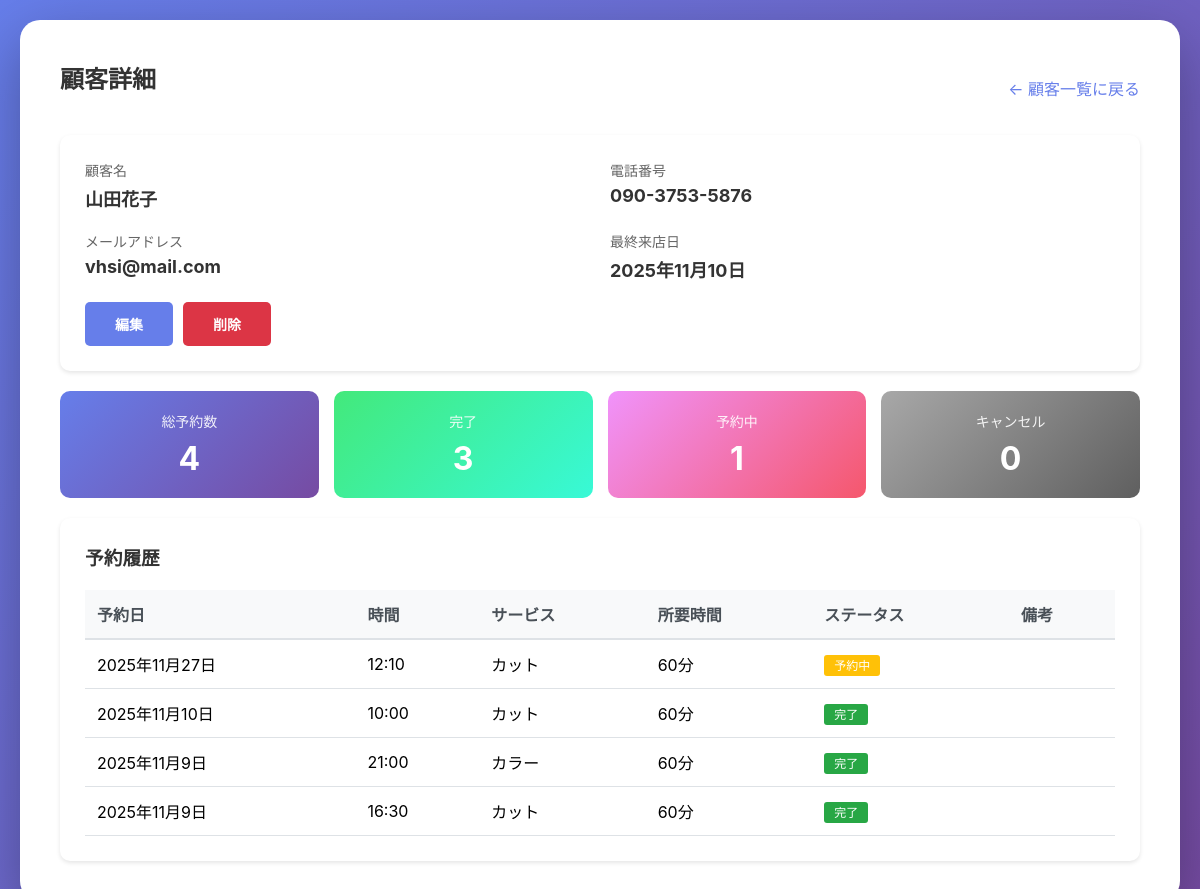
Page /customers/10/ (signed in) on the committed database.
### main/models.py (models this page shows, shortened)
class Customer(models.Model):
    phone_regex = RegexValidator(
        regex=r'^0\d{1,4}-?\d{1,4}-?\d{3,4}$',
        message="正しい電話番号形式で入力してください。（例: 090-1234-5678、03-1234-5678、0120-123-456）"
    )
    name = models.CharField(max_length=100, verbose_name="顧客名")
    phone_number = models.CharField(
        max_length=20,
        verbose_name="電話番号",
        validators=[phone_regex]
    )
    email = models.EmailField(unique=True, verbose_name="メールアドレス")  # 追加
    memo = models.TextField(blank=True, verbose_name="メモ")
    last_visit_date = models.DateField(null=True, blank=True, verbose_name="最終来店日")
    created_at = models.DateTimeField(auto_now_add=True, verbose_name="登録日時")
    updated_at = models.DateTimeField(auto_now=True, verbose_name="更新日時")
    class Meta:
        verbose_name = "顧客"
        verbose_name_plural = "顧客"

class Reservation(models.Model):
    STATUS_CHOICES = [
        ('pending', '予約中'),
        ('completed', '完了'),
        ('cancelled', 'キャンセル'),
    ]
    user = models.ForeignKey(Customer, on_delete=models.SET_NULL, null=True, blank=True, verbose_name="顧客")
    reservation_date = models.DateField(verbose_name="予約日")
    reservation_time = models.TimeField(verbose_name="予約時間")
    status = models.CharField(max_length=20, choices=STATUS_CHOICES, default='pending', verbose_name="ステータス")
    guest_name = models.CharField(max_length=100, blank=True, verbose_name="ゲスト名")
    guest_email = models.EmailField(blank=True, verbose_name="ゲストメール")
    notes = models.TextField(blank=True, verbose_name="備考")
    created_at = models.DateTimeField(auto_now_add=True, verbose_name="作成日時")
    updated_at = models.DateTimeField(auto_now=True, verbose_name="更新日時")
    class Meta:
        verbose_name = "予約"
        verbose_name_plural = "予約"

### main/views.py (the view)
# urls.py: path('customers/<int:pk>/', views.customer_detail, name='customer_detail'),
@login_required(login_url='login')
def customer_detail(request, pk):
    try:
        customer = Customer.objects.get(pk=pk)
    except Customer.DoesNotExist:
        messages.error(request, '顧客が見つかりません')
        return redirect('customer_list')
    reservations = Reservation.objects.filter(customer=customer).order_by('-reservation_date', '-reservation_time')
    total_reservations = reservations.count()
    completed_reservations = reservations.filter(status='completed').count()
    pending_reservations = reservations.filter(status='pending').count()
    cancelled_reservations = reservations.filter(status='cancelled').count()
    return render(request, 'main/customer_detail.html', {
        'customer': customer,
        'reservations': reservations,
        'total_reservations': total_reservations,
        'completed_reservations': completed_reservations,
        'pending_reservations': pending_reservations,
        'cancelled_reservations': cancelled_reservations,
    })

### main/templates/main/customer_detail.html (shortened to what this page needs)
{% extends 'main/base.html' %}
{% block content %}
<div style="display: flex; justify-content: space-between; align-items: center; margin-bottom: 20px;">
    <h2>顧客詳細</h2>
    <a href="{% url 'customer_list' %}" style="text-decoration: none; color: #667eea;">← 顧客一覧に戻る</a>
</div>
<div style="background: white; padding: 25px; border-radius: 10px; margin-bottom: 20px; box-shadow: 0 2px 4px rgba(0,0,0,0.1);">
    <div style="display: grid; grid-template-columns: 1fr 1fr; gap: 20px;">
        <div>
            <p style="color: #666; font-size: 14px; margin-bottom: 5px;">顧客名</p>
            <p style="font-size: 18px; font-weight: bold; color: #333;">{{ customer.name }}</p>
        </div>
        <div>
            <p style="color: #666; font-size: 14px; margin-bottom: 5px;">電話番号</p>
            <p style="font-size: 18px; font-weight: bold; color: #333;">{{ customer.phone_number }}</p>
        </div>
        <div>
            <p style="color: #666; font-size: 14px; margin-bottom: 5px;">メールアドレス</p>
            <p style="font-size: 18px; font-weight: bold; color: #333;">{{ customer.email }}</p>
        </div>
        <div>
            <p style="color: #666; font-size: 14px; margin-bottom: 5px;">最終来店日</p>
            <p style="font-size: 18px; font-weight: bold; color: #333;">
                {% if customer.last_visit_date %}
                    {{ customer.last_visit_date }}
                {% else %}
                    未設定
                {% endif %}
            </p>
        </div>
    </div>
    <div style="margin-top: 20px; display: flex; gap: 10px;">
        <a href="{% url 'customer_edit' customer.pk %}" style="text-decoration: none;">
            <button style="background: #667eea;">編集</button>
        </a>
        <form method="POST" action="{% url 'customer_delete' customer.pk %}" style="display: inline;" onsubmit="return confirm('本当に削除しますか？');">
            <button type="submit" style="background: #dc3545;">削除</button>
        </form>
    </div>
</div>
<div style="display: grid; grid-template-columns: repeat(4, 1fr); gap: 15px; margin-bottom: 20px;">
    <div style="background: linear-gradient(135deg, #667eea 0%, #764ba2 100%); padding: 20px; border-radius: 10px; color: white; text-align: center;">
        <div style="font-size: 14px; opacity: 0.9; margin-bottom: 8px;">総予約数</div>
        <div style="font-size: 32px; font-weight: bold;">{{ total_reservations }}</div>
    </div>
    <div style="background: linear-gradient(135deg, #43e97b 0%, #38f9d7 100%); padding: 20px; border-radius: 10px; color: white; text-align: center;">
        <div style="font-size: 14px; opacity: 0.9; margin-bottom: 8px;">完了</div>
        <div style="font-size: 32px; font-weight: bold;">{{ completed_reservations }}</div>
    </div>
    <div style="background: linear-gradient(135deg, #f093fb 0%, #f5576c 100%); padding: 20px; border-radius: 10px; color: white; text-align: center;">
        <div style="font-size: 14px; opacity: 0.9; margin-bottom: 8px;">予約中</div>
        <div style="font-size: 32px; font-weight: bold;">{{ pending_reservations }}</div>
    </div>
    <div style="background: linear-gradient(135deg, #a8a8a8 0%, #5f5f5f 100%); padding: 20px; border-radius: 10px; color: white; text-align: center;">
        <div style="font-size: 14px; opacity: 0.9; margin-bottom: 8px;">キャンセル</div>
        <div style="font-size: 32px; font-weight: bold;">{{ cancelled_reservations }}</div>
    </div>
</div>
<div style="background: white; padding: 25px; border-radius: 10px; box-shadow: 0 2px 4px rgba(0,0,0,0.1);">
    <h3 style="margin-bottom: 20px; color: #333;">予約履歴</h3>
    {% if reservations %}
    <div style="overflow-x: auto;">
        <table style="width: 100%; border-collapse: collapse;">
            <thead>
                <tr style="background: #f8f9fa; border-bottom: 2px solid #dee2e6;">
                    <th style="padding: 12px; text-align: left; font-weight: bold; color: #495057;">予約日</th>
                    <th style="padding: 12px; text-align: left; font-weight: bold; color: #495057;">時間</th>
                    <th style="padding: 12px; text-align: left; font-weight: bold; color: #495057;">サービス</th>
                    <th style="padding: 12px; text-align: left; font-weight: bold; color: #495057;">所要時間</th>
                    <th style="padding: 12px; text-align: left; font-weight: bold; color: #495057;">ステータス</th>
                    <th style="padding: 12px; text-align: left; font-weight: bold; color: #495057;">備考</th>
                </tr>
            </thead>
            <tbody>
                {% for reservation in reservations %}
                <tr style="border-bottom: 1px solid #dee2e6;">
                    <td style="padding: 12px;">{{ reservation.reservation_date }}</td>
                    <td style="padding: 12px;">{{ reservation.reservation_time }}</td>
                    <td style="padding: 12px;">{{ reservation.service }}</td>
                    <td style="padding: 12px;">{{ reservation.duration }}分</td>
                    <td style="padding: 12px;">
                        {% if reservation.status == 'pending' %}
                            <span style="background: #ffc107; color: white; padding: 3px 10px; border-radius: 3px; font-size: 12px;">予約中</span>
                        {% elif reservation.status == 'completed' %}
                            <span style="background: #28a745; color: white; padding: 3px 10px; border-radius: 3px; font-size: 12px;">完了</span>
                        {% else %}
                            <span style="background: #6c757d; color: white; padding: 3px 10px; border-radius: 3px; font-size: 12px;">キャンセル</span>
                        {% endif %}
                    </td>
                    <td style="padding: 12px; color: #666; font-size: 14px;">{{ reservation.memo|truncatewords:10 }}</td>
                </tr>
                {% endfor %}
            </tbody>
        </table>
    </div>
    {% else %}
    <p style="text-align: center; color: #999; padding: 40px 0;">予約履歴がありません</p>
    {% endif %}
</div>
{% endblock %}

### main/templates/main/base.html (style rules this page uses)
* { margin: 0; padding: 0; box-sizing: border-box; }
body { font-family: -apple-system, BlinkMacSystemFont, 'Segoe UI', Roboto, 'Helvetica Neue', Arial, sans-serif; background: linear-gradient(135deg, #667eea 0%, #764ba2 100%); min-height: 100vh; padding: 20px; }
h2 { color: #333; margin-bottom: 20px; }
button { padding: 12px 30px; background: #667eea; color: white; border: none; border-radius: 5px; font-size: 14px; font-weight: bold; cursor: pointer; transition: all 0.3s; }

### rows in the picture
Customer: name "山田花子", phone_number "090-3753-5876", email "vhsi@mail.com", last_visit_date "2025年11月10日"
Reservation: reservation_date "2025年11月27日", reservation_time "12:10", service "カット", duration "60", status "予約中"
Reservation: reservation_date "2025年11月10日", reservation_time "10:00", service "カット", duration "60", status "完了"
Reservation: reservation_date "2025年11月9日", reservation_time "21:00", service "カラー", duration "60", status "完了"
Reservation: reservation_date "2025年11月9日", reservation_time "16:30", service "カット", duration "60", status "完了"

### other values in the picture
{{ total_reservations }} "4"
{{ completed_reservations }} "3"
{{ pending_reservations }} "1"
{{ cancelled_reservations }} "0"
